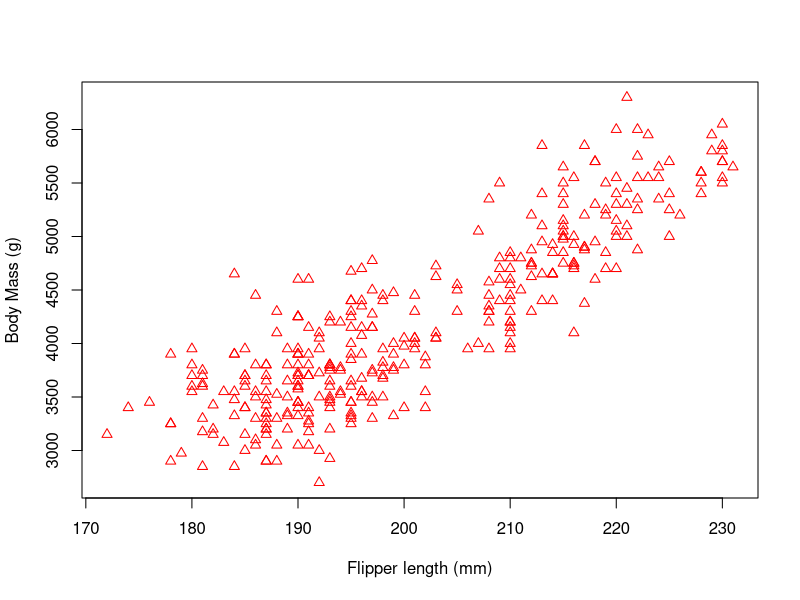
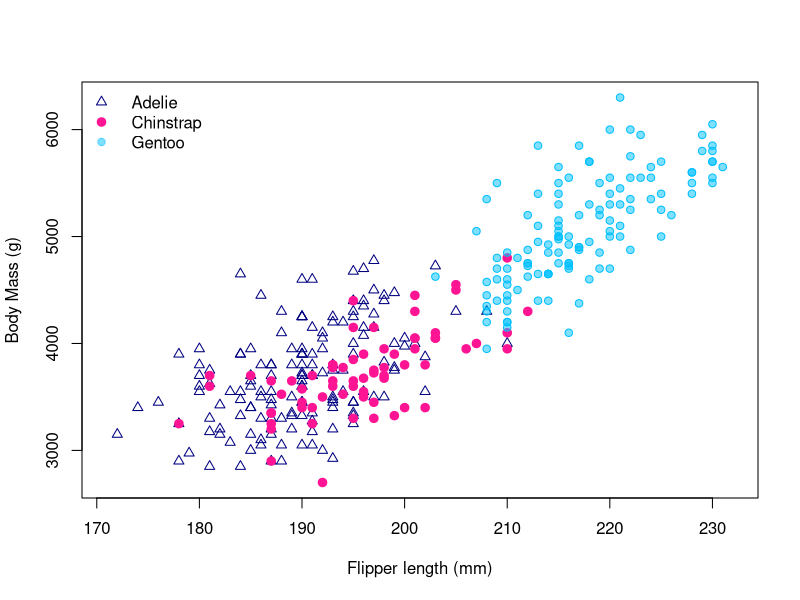
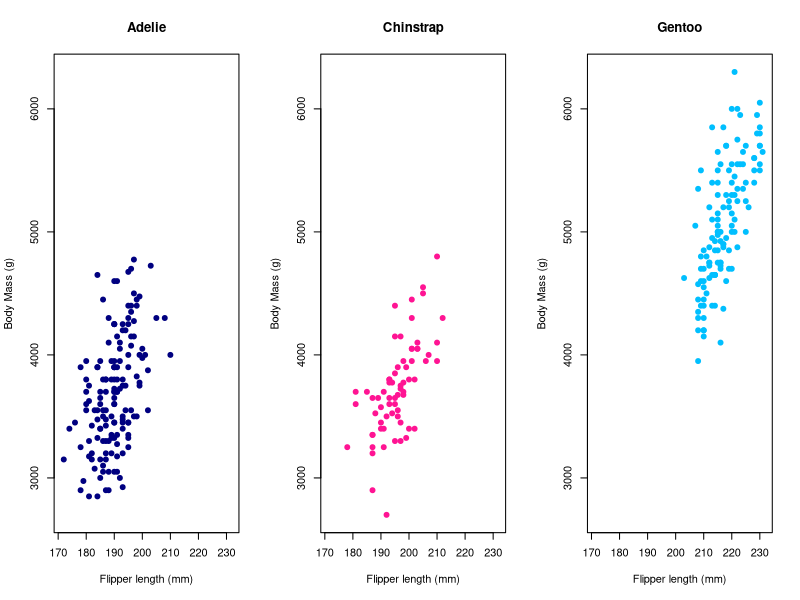
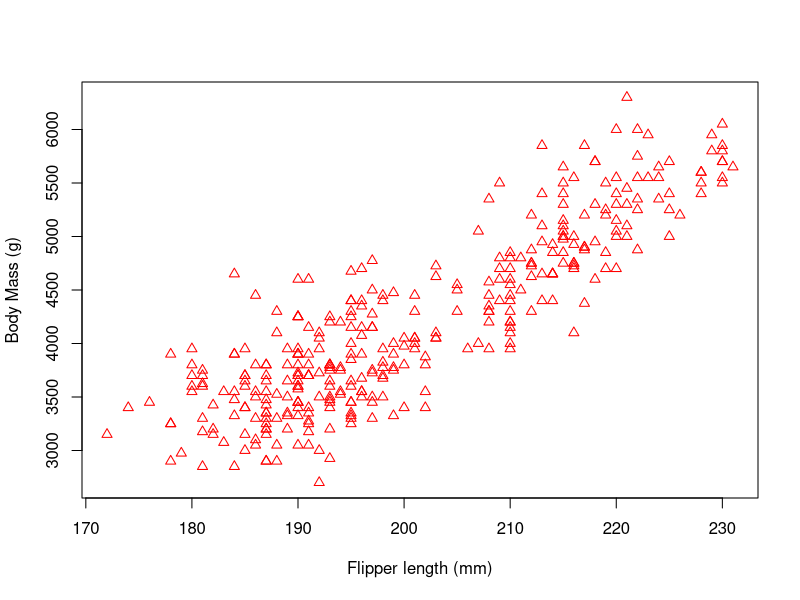
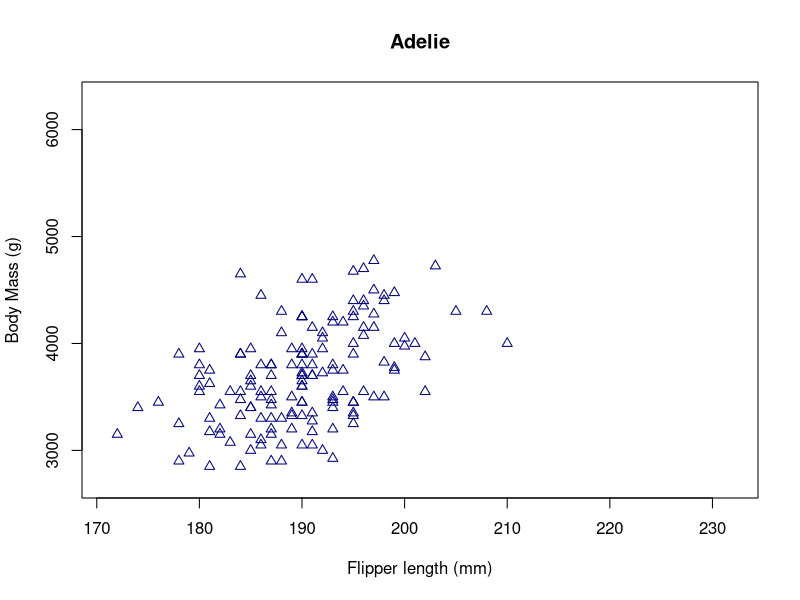
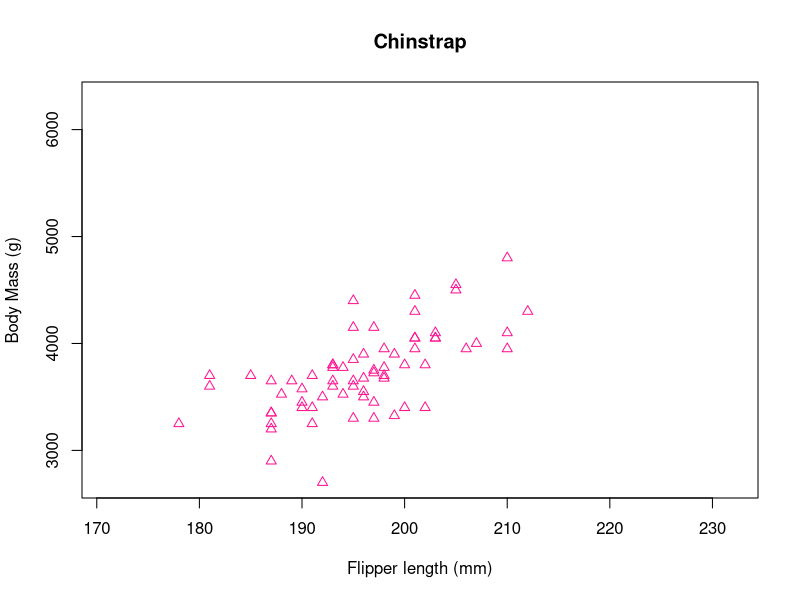
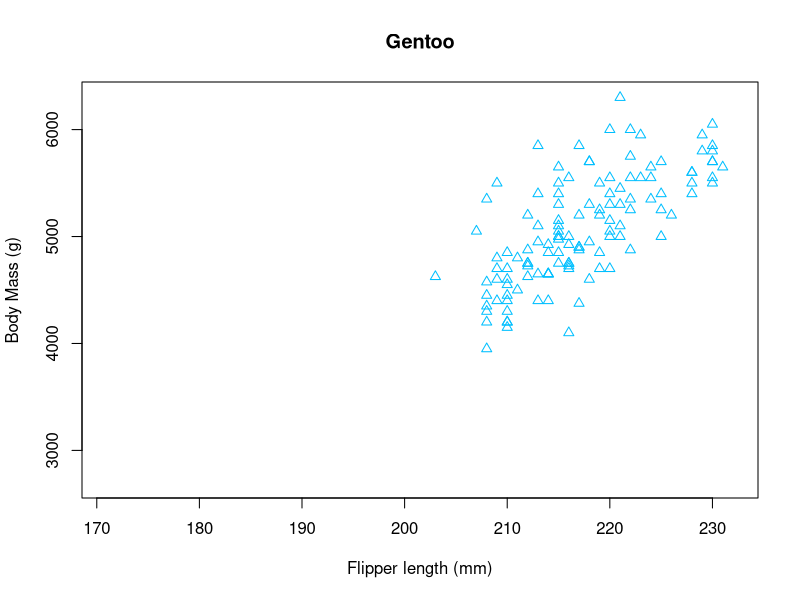

The R script that drew these images, in order:
## ---- chunk 1
knitr::opts_chunk$set(echo = TRUE)
##Bring in R's built-in "iris" dataset
## ---- chunk 2
#install.packages("ggplot2")
#install.packages('palmerpenguins')
library(ggplot2)
library(dplyr)
library(palmerpenguins)
## ---- chunk 3
summary(penguins)
## ---- chunk 4
plot(penguins$flipper_length_mm,
     penguins$body_mass_g,
     xlab = "Flipper length (mm)",
     ylab = "Body Mass (g)",
     main = "",
     pch = 2, col = 'red')

pdf('WeightvsHeight.pdf', height = 4, width = 4)
plot(penguins$flipper_length_mm,
     penguins$body_mass_g,
     xlab = "Flipper length (mm)",
     ylab = "Body Mass (g)",
     main = "",
     pch = 2, col = 'red')
dev.off()

#install.packages('scales', dependencies = T)
library(scales)
max(penguins$flipper_length_mm)
max(penguins$flipper_length_mm, na.rm = TRUE)

xlimits <- c(min(penguins$flipper_length_mm,
                  na.rm = TRUE)-1,
              max(penguins$flipper_length_mm,
                  na.rm = TRUE)+1)
ylimits <- c(min(penguins$body_mass_g,
                  na.rm = TRUE)-1,
              max(penguins$body_mass_g,
                  na.rm = TRUE)+1)

plot(penguins$flipper_length_mm[penguins$species == "Adelie"],
     penguins$body_mass_g[penguins$species == "Adelie"],
     xlim = xlimits,
     ylim = ylimits,
     xlab = "Flipper length (mm)",
     ylab = "Body Mass (g)",
     pch = 2, col = 'navyblue')
points(penguins$flipper_length_mm[penguins$species == "Chinstrap"],
       penguins$body_mass_g[penguins$species == "Chinstrap"],
       pch = 19, col = 'deeppink',
       lwd = 2)
points(penguins$flipper_length_mm[penguins$species == "Gentoo"],
       penguins$body_mass_g[penguins$species == "Gentoo"],
       pch = 21, col = 'deepskyblue',
       bg = alpha('deepskyblue', 0.5))
legend('topleft', pch = c(2,19,19), 
       lwd = c(1,2,1), lty = c(NA, NA,NA),
       col = c("navyblue",
               "deeppink",
               alpha("deepskyblue",.5)),
       legend = c("Adelie",
                  "Chinstrap",
                  "Gentoo"), bty = 'n')

par(mfrow = c(1,3))
plot(penguins$flipper_length_mm[penguins$species == "Adelie"],
     penguins$body_mass_g[penguins$species == "Adelie"],
     xlim = xlimits,
     ylim = ylimits,
     xlab = "Flipper length (mm)",
     ylab = "Body Mass (g)",
     main = "Adelie",
     pch = 19, col = 'navyblue')
plot(penguins$flipper_length_mm[penguins$species == "Chinstrap"],
     penguins$body_mass_g[penguins$species == "Chinstrap"],
     xlim = xlimits,
     ylim = ylimits,
     xlab = "Flipper length (mm)",
     ylab = "Body Mass (g)",
     main = "Chinstrap",
     pch = 19, col = 'deeppink')
plot(penguins$flipper_length_mm[penguins$species == "Gentoo"],
     penguins$body_mass_g[penguins$species == "Gentoo"],
     xlim = xlimits,
     ylim = ylimits,
     xlab = "Flipper length (mm)",
     ylab = "Body Mass (g)",
     main = 'Gentoo',
     pch = 19, col = 'deepskyblue')

titles <- c("Adelie", "Chinstrap", "Gentoo")
colors <- c("navyblue", "deeppink", "deepskyblue")

pdf('MassvsFlipper_species.pdf', height = 4, width = 4)
for(i in 1:3){
  par(mfrow = c(1,1))
  plot(penguins$flipper_length_mm[penguins$species == titles[i]],
     penguins$body_mass_g[penguins$species == titles[i]],
     xlim = xlimits,
     ylim = ylimits,
     xlab = "Flipper length (mm)",
     ylab = "Body Mass (g)",
     main = titles[i],
     pch = 2, col = colors[i])
}
dev.off()
